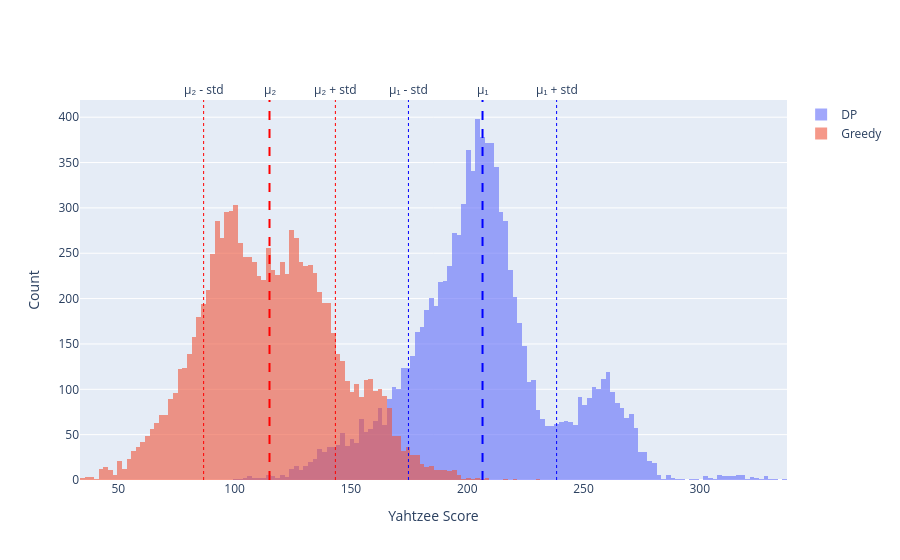

Write notebook code for a chart like this one.
### Code cell
DP = np.load('DP_results.npy', allow_pickle=True)
GREEDY = np.load('greedy_results.npy', allow_pickle=True)

data_DP = np.array(DP[0])
data_greedy = np.array(GREEDY[0])

m1, s1 = data_DP.mean(), data_DP.std()
m2, s2 = data_greedy.mean(), data_greedy.std()

fig = go.Figure()

fig.add_trace(go.Histogram(
    x=data_DP,
    opacity=0.6,
    name="DP"
))

fig.add_trace(go.Histogram(
    x=data_greedy,
    opacity=0.6,
    name="Greedy"
))


fig.add_vline(x=m1, line_width=2, line_dash="dash", line_color="blue",
              annotation_text="μ₁", annotation_position="top")
fig.add_vline(x=m1 - s1, line_width=1, line_dash="dot", line_color="blue",
              annotation_text="μ₁ - std", annotation_position="top")
fig.add_vline(x=m1 + s1, line_width=1, line_dash="dot", line_color="blue",
              annotation_text="μ₁ + std", annotation_position="top")

fig.add_vline(x=m2, line_width=2, line_dash="dash", line_color="red",
              annotation_text="μ₂", annotation_position="top")
fig.add_vline(x=m2 - s2, line_width=1, line_dash="dot", line_color="red",
              annotation_text="μ₂ - std", annotation_position="top")
fig.add_vline(x=m2 + s2, line_width=1, line_dash="dot", line_color="red",
              annotation_text="μ₂ + std", annotation_position="top")

fig.update_layout(
    barmode='overlay',  # overlay histograms
    xaxis_title="Yahtzee Score",
    yaxis_title="Count"
)

fig.show()

print(m1, m1 - s2, m1 + s1, m2, m2 - s2, m2 + s2, s1, s2)

### Figure 1 — Plotly figure (JSON) as saved in the notebook; plotly's stock layout.template omitted (floating-point values rounded to 4 significant figures; data arrays with more than 128 entries replaced by an {"elided": "..."} marker saying what was removed)
{"data": [{"name": "DP", "opacity": 0.6, "type": "histogram", "x": {"elided": "10000 int values"}}, {"name": "Greedy", "opacity": 0.6, "type": "histogram", "x": {"elided": "10000 int values"}}], "layout": {"annotations": [{"showarrow": false, "text": "μ₁", "x": 206.6, "xanchor": "center", "xref": "x", "y": 1, "yanchor": "bottom", "yref": "y domain"}, {"showarrow": false, "text": "μ₁ - std", "x": 174.7, "xanchor": "center", "xref": "x", "y": 1, "yanchor": "bottom", "yref": "y domain"}, {"showarrow": false, "text": "μ₁ + std", "x": 238.4, "xanchor": "center", "xref": "x", "y": 1, "yanchor": "bottom", "yref": "y domain"}, {"showarrow": false, "text": "μ₂", "x": 115.0, "xanchor": "center", "xref": "x", "y": 1, "yanchor": "bottom", "yref": "y domain"}, {"showarrow": false, "text": "μ₂ - std", "x": 86.66, "xanchor": "center", "xref": "x", "y": 1, "yanchor": "bottom", "yref": "y domain"}, {"showarrow": false, "text": "μ₂ + std", "x": 143.3, "xanchor": "center", "xref": "x", "y": 1, "yanchor": "bottom", "yref": "y domain"}], "barmode": "overlay", "shapes": [{"line": {"color": "blue", "dash": "dash", "width": 2}, "type": "line", "x0": 206.6, "x1": 206.6, "xref": "x", "y0": 0, "y1": 1, "yref": "y domain"}, {"line": {"color": "blue", "dash": "dot", "width": 1}, "type": "line", "x0": 174.7, "x1": 174.7, "xref": "x", "y0": 0, "y1": 1, "yref": "y domain"}, {"line": {"color": "blue", "dash": "dot", "width": 1}, "type": "line", "x0": 238.4, "x1": 238.4, "xref": "x", "y0": 0, "y1": 1, "yref": "y domain"}, {"line": {"color": "red", "dash": "dash", "width": 2}, "type": "line", "x0": 115.0, "x1": 115.0, "xref": "x", "y0": 0, "y1": 1, "yref": "y domain"}, {"line": {"color": "red", "dash": "dot", "width": 1}, "type": "line", "x0": 86.66, "x1": 86.66, "xref": "x", "y0": 0, "y1": 1, "yref": "y domain"}, {"line": {"color": "red", "dash": "dot", "width": 1}, "type": "line", "x0": 143.3, "x1": 143.3, "xref": "x", "y0": 0, "y1": 1, "yref": "y domain"}], "xaxis": {"title": {"text": "Yahtzee Score"}}, "yaxis": {"title": {"text": "Count"}}}}
